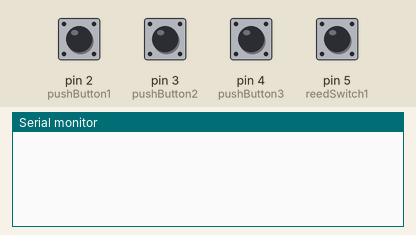
Simulated run of this sketch. Board: Arduino Leonardo, built with avr-gcc and run on an emulated ATmega32U4. Shown: the last lines printed to the serial monitor. The test bench sets the inputs (shaded band); at power-on: pin 2 (pushButton1), pin 3 (pushButton2), pin 4 (pushButton3), pin 5 (reedSwitch1) LOW. USB keyboard and mouse output is not drawn.

Above: at 1.2 s.
1.3 s: pin 5 (reedSwitch1) pulled HIGH for 0.15 s
At 2.5 s:
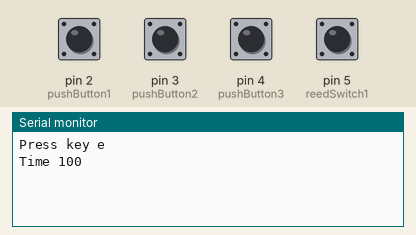
2.9 s: pin 5 (reedSwitch1) pulled HIGH for 1 s
At 3.8 s:
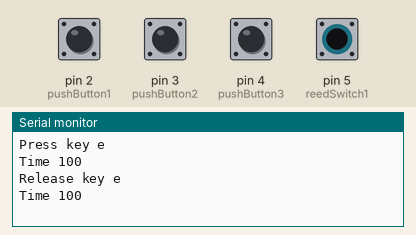

Measured:
- after the input at 1.3 s, the serial monitor: prints a new line at once (image 1)
- after the input at 2.9 s, the serial monitor: prints a new line at once (image 2)

The sketch:

hill_climb_game_controller.ino
```cpp
//LIBRARIES
#include <Keyboard.h>
//CONSTANTS
const int pushButton1 = 2;
const int pushButton2 = 3;
const int pushButton3 = 4;
const int reedSwitch1 = 5;
const int potPin = A0;
//VARIABLES
int switchState1 = 0;
int switchState2 = 0;
int switchState3 = 0;
int reedSwitchState1 = 0;
int reedSwitchState2 = 0;
int elapsedTime = 0;
int runProgramme = 1;
int currentLevel = 1;
int isKeyPressed = 0;
int carDirection = 1; //1 = forward, 0 = backward
long keyPressedTime = 0;
long prevTime = 0;
int waitTime1 = 1000;
int waitTime2 = 1000;
int bufferTime = 0;
int a;
long releaseTime = 0;
long pressButtonTime = 0;

void setup() {
  Serial.begin(9600);
  pinMode(pushButton1, INPUT);
  pinMode(pushButton2, INPUT);
  pinMode(pushButton3, INPUT);
  pinMode(reedSwitchState1, INPUT);
  Keyboard.begin();
}

void loop() {
  switchState1 = digitalRead(pushButton1);
  switchState2 = digitalRead(pushButton2);
  switchState3 = digitalRead(pushButton3);
  reedSwitchState1 = digitalRead(reedSwitch1);


  /*
   * The stepper swings past the reed switch twice for a single revolution.
   */
  if (reedSwitchState1 != reedSwitchState2) {
      reedSwitchState2 = reedSwitchState1;
      if (reedSwitchState1 == HIGH) {
        elapsedTime = ((millis()-prevTime));
        prevTime = millis();
        releaseTime = millis() - keyPressedTime;

        if (isKeyPressed == 1) {
          //Serial.print("Releasing button in: ");
          //Serial.println(releaseTime);
          if (releaseTime > waitTime1) {
            Serial.println("Release key e");
            Keyboard.releaseAll();
            isKeyPressed = 0;
            keyPressedTime = millis();
            pressButtonTime = millis() + waitTime2;
          }
        } else {
            //Serial.print("Pressing button in: ");
            //Seriae.println(pressButtonTime - millis());
            if ( pressButtonTime < millis() ) {
              Serial.println("Press key e");
              isKeyPressed = 1;
              keyPressedTime = millis();
              if (carDirection == 1) {
                Keyboard.press('e');
              } else {
                Keyboard.press('q');
              }
            }
        } //end Else

        /*
           This is a simple & nasty way to test the forward/backward action of the hill climbing character.
        */

        if (elapsedTime >= 800) {
         Serial.println("Time 100");
          waitTime1 = 100;
          waitTime2 = 500;
          carDirection = 0;
        } else
        if (elapsedTime < 800 && elapsedTime >= 750) {
         Serial.println("Time 200");
          waitTime1 = 200;
          waitTime2 = 500;
          carDirection = 0;
        } else
        if (elapsedTime < 750 && elapsedTime >= 700) {
          Serial.println("Time 300");
          waitTime1 = 300;
          waitTime2 = 500;
          carDirection = 1;
        } else
        if (elapsedTime < 700 && elapsedTime >= 650) {
          Serial.println("Time 400");
          waitTime1 = 400;
          waitTime2 = 500;
          carDirection = 1;
        } else
        if (elapsedTime < 650 && elapsedTime >= 600) {
          Serial.println("Time 500");
          waitTime1 = 500;
          waitTime2 = 500;
          carDirection = 1;
        } else
        if (elapsedTime < 600 && elapsedTime >= 550) {
          Serial.println("Time 600");
          waitTime1 = 600;
          waitTime2 = 500;
          carDirection = 1;
        } else
        if (elapsedTime < 550 && elapsedTime >= 500) {
          Serial.println("Time 700");
          waitTime1 = 700;
          waitTime2 = 500;
          carDirection = 1;
        } else
        if (elapsedTime < 500 && elapsedTime >= 450) {
          Serial.println("Time 800");
          waitTime1 = 800;
          waitTime2 = 500;
          carDirection = 1;
        } else
        {
          // Serial.println("Going superman speed!");
          waitTime1 = 2000;
          waitTime2 = 0;
          carDirection = 1;
        }

      }
  }

  if (switchState1) {
    Keyboard.write('t');
    delay(500);
  }

  if (switchState2) {
    Keyboard.write('d');
  }

  if (switchState3) {
   Keyboard.write('a');
  }

}
```
